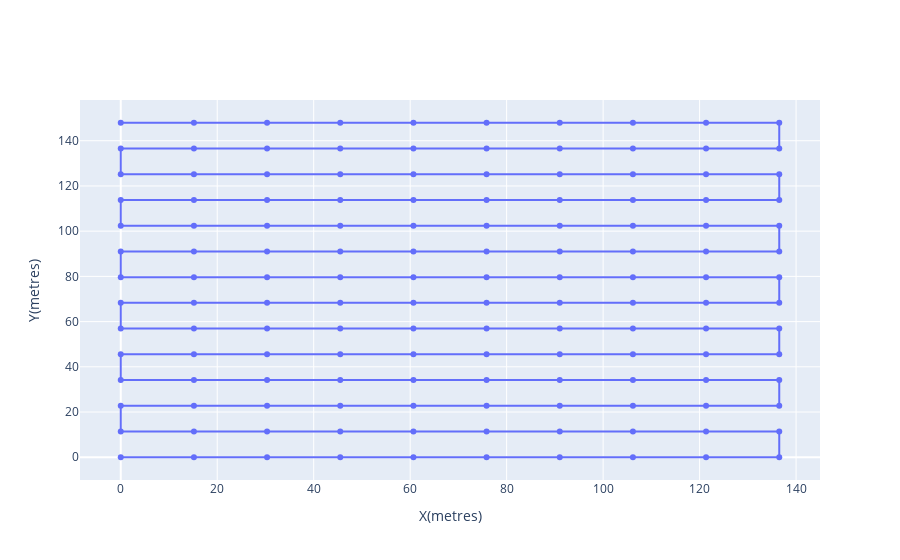

Source (notebook cell):
### Markdown cell above
$\color{red}{\text{TODO: }}$ Compute the following ablations (and any other you can think of)

1. Change overlap and confirm it affects the consecutive images
2. Change sidelap and confirm it does not affect the consecutive images
3. Change the height of the scan and document the affect on scan plans
4. Change exposure time

### Code cell
camera_ = copy.deepcopy(camera_x10)
dataset_spec_ = copy.deepcopy(dataset_spec)

dataset_spec_.exposure_time_ms = 2000

print(camera_, dataset_spec_)

fig = plot_photo_plan(generate_photo_plan_on_grid(camera_, dataset_spec_))
fig.show()

### Figure 1 — Plotly figure (JSON) as saved in the notebook; plotly's stock layout.template omitted (floating-point values rounded to 4 significant figures; data arrays with more than 128 entries replaced by an {"elided": "..."} marker saying what was removed)
{"data": [{"mode": "lines+markers", "type": "scatter", "x": {"elided": "140 float values"}, "y": {"elided": "140 float values"}}], "layout": {"xaxis": {"title": {"text": "X(metres)"}}, "yaxis": {"title": {"text": "Y(metres)"}}}}
